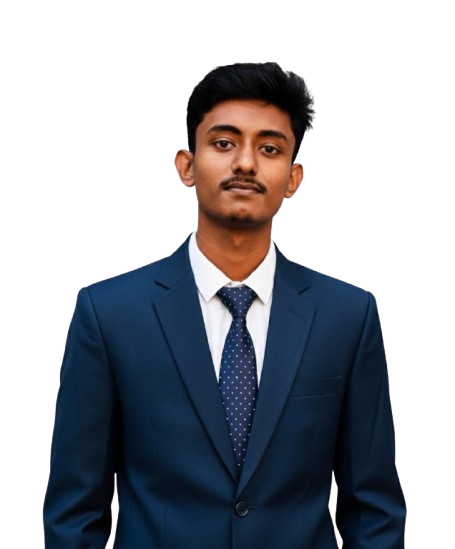
#> input picture assets/profile-source.png, 455 x 549 px
$ python generate_dot_art_animated.py ../assets/profile-source.png out.png
#> lines starting #> are read from the running program, lines starting #| are printed output that depends on the picture
#> in main, img is the input picture: PIL image 455x549 RGBA; mean R, G, B, A 21.2, 24, 30.3, 115.3
#!/usr/bin/env python3
"""
Generates an ANIMATED halftone dot-art SVG: each dot starts at a random
scattered position, then flies/fades into its final position to assemble
the portrait. Plays once, then freezes (fill="freeze"), using SMIL
animations — which render correctly in GitHub READMEs via <img> tags.
"""

import argparse
import random
import sys
from PIL import Image, ImageOps


def compute_dots(rgba_img, cols, invert, total_dur, stagger_frac, seed,
                  alpha_threshold=0.4):
    """rgba_img: PIL RGBA image. Cells where the subject is transparent
    (background) are skipped entirely -> no dots, no background block."""
#> called with cols = 70, invert = False, total_dur = 2.6, stagger_frac = 0.65, seed = 42, alpha_threshold = 0.4
    rnd = random.Random(seed)
    w, h = rgba_img.size
#> w = 455; h = 549
    aspect = h / w
#> aspect = 1.21
    rows = max(1, round(cols * aspect))
#> rows = 84

    small = rgba_img.resize((cols, rows), Image.Resampling.BOX)
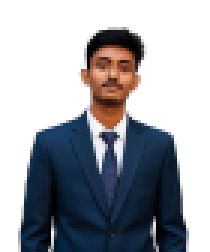
#> small: PIL image 70x84 RGBA (shown 3 times larger); mean R, G, B, A 21.5, 24.4, 30.9, 115.2; transparent parts drawn white
    r_ch, g_ch, b_ch, a_ch = small.split()
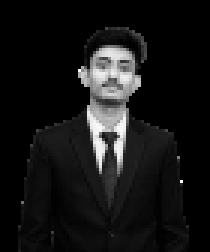
#> r_ch: PIL image 70x84 L (shown 3 times larger); min 0, max 255, mean 21.5
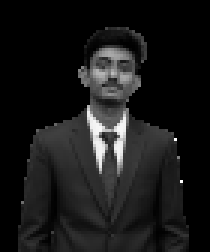
#> g_ch: PIL image 70x84 L (shown 3 times larger); min 0, max 255, mean 24.4
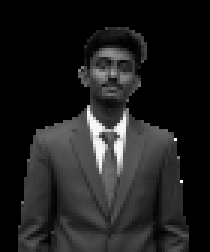
#> b_ch: PIL image 70x84 L (shown 3 times larger); min 0, max 255, mean 30.9
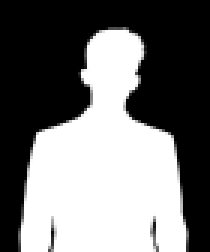
#> a_ch: PIL image 70x84 L (shown 3 times larger); min 0, max 255, mean 115.2
    gray_small = Image.merge("RGB", (r_ch, g_ch, b_ch)).convert("L")
    gray_small = ImageOps.autocontrast(gray_small, cutoff=1)
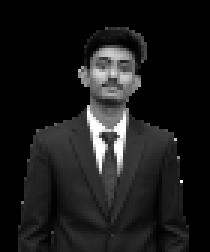
#> gray_small: PIL image 70x84 L (shown 3 times larger); min 0, max 255, mean 26.4
    gpix = gray_small.load()
    apix = a_ch.load()

    cell = 10
    svg_w = cols * cell
    svg_h = rows * cell
#> svg_h = 840
    max_r = cell * 0.52

    dot_dur = round(total_dur * (1 - stagger_frac), 2)
    stagger_window = round(total_dur - dot_dur, 2)

    dots = []
    for y in range(rows):
        for x in range(cols):
            alpha = apix[x, y] / 255.0
            if alpha < alpha_threshold:
                continue  # background / transparent -> skip, no dot here

            v = gpix[x, y] / 255.0
            density = (1 - v) if not invert else v
            # inside the subject, keep a minimum visible dot even in bright
            # areas so the silhouette doesn't get patchy holes
            density = max(density, 0.22) * alpha
            if density < 0.04:
                continue
            r = round(max_r * density, 2)
            fx = x * cell + cell / 2
            fy = y * cell + cell / 2
            sx = rnd.uniform(0, svg_w)
            sy = rnd.uniform(0, svg_h)
            begin = round(rnd.uniform(0, stagger_window), 2)
            dots.append(dict(fx=fx, fy=fy, r=r, sx=sx, sy=sy, begin=begin, dur=dot_dur))
#> after the loop, dots = 2674 items

    return dots, svg_w, svg_h, dot_dur, stagger_window


def build_svg(rgba_img, cols, invert, fg, bg, total_dur, stagger_frac, seed):
    dots, svg_w, svg_h, dot_dur, stagger_window = compute_dots(
        rgba_img, cols, invert, total_dur, stagger_frac, seed
    )
#> dots = 2674 items; svg_w = 700; svg_h = 840; dot_dur = 0.91; stagger_window = 1.69

    circles = []
    for d in dots:
        dx = round(d["sx"] - d["fx"], 1)
        dy = round(d["sy"] - d["fy"], 1)
        circles.append(
            f'<circle cx="{d["fx"]}" cy="{d["fy"]}" r="{d["r"]}" fill="{fg}" opacity="0">'
            f'<animateTransform attributeName="transform" type="translate" '
            f'from="{dx},{dy}" to="0,0" begin="{d["begin"]}s" dur="{d["dur"]}s" '
            f'fill="freeze" calcMode="spline" keyTimes="0;1" keySplines="0.25 0.1 0.25 1"/>'
            f'<animate attributeName="opacity" from="0" to="1" '
            f'begin="{d["begin"]}s" dur="{d["dur"] * 0.6}s" fill="freeze"/>'
            f'<animate attributeName="fill" values="#ffffff;{fg}" '
            f'keyTimes="0;1" begin="{d["begin"]}s" dur="{d["dur"]}s" fill="freeze"/>'
            f'</circle>'
        )
#> this loop made 2674 passes
#> (dx, dy) on passes 1 to 3: (32.6, -74), (-178.8, 513.6), (279.5, -32)
#> after the loop, circles = 2674 items

    svg = f'''<svg xmlns="http://www.w3.org/2000/svg" viewBox="0 0 {svg_w} {svg_h}" width="{svg_w}" height="{svg_h}">
  <g>
    {''.join(circles)}
  </g>
</svg>'''
    return svg, dot_dur, stagger_window, len(dots)


def main():
    ap = argparse.ArgumentParser()
    ap.add_argument("input")
    ap.add_argument("output")
    ap.add_argument("--cols", type=int, default=70, help="Grid columns (lower = better perf)")
    ap.add_argument("--invert", action="store_true")
    ap.add_argument("--fg", default="#39d353")
    ap.add_argument("--bg", default="#0d1117")
    ap.add_argument("--crop", default=None)
    ap.add_argument("--duration", type=float, default=2.6, help="Total animation length in seconds")
    ap.add_argument("--stagger-frac", type=float, default=0.65,
                     help="Fraction of duration used for staggering dot start times (0-1)")
    ap.add_argument("--seed", type=int, default=42)
    args = ap.parse_args()

    img = Image.open(args.input).convert("RGBA")
    img = ImageOps.exif_transpose(img)
    if args.crop:
        box = tuple(int(v) for v in args.crop.split(","))
        img = img.crop(box)

    svg, dot_dur, stagger, n = build_svg(
        img, args.cols, args.invert, args.fg, args.bg,
        args.duration, args.stagger_frac, args.seed
    )
#> dot_dur = 0.91; stagger = 1.69; n = 2674

    with open(args.output, "w") as f:
        f.write(svg)

    print(f"Wrote {args.output} | {n} dots | each flies in over {dot_dur}s | "
          f"staggered across {stagger}s | total ~{args.duration}s")
#| Wrote out.png | 2674 dots | each flies in over 0.91s | staggered across 1.69s | total ~2.6s


if __name__ == "__main__":
    sys.exit(main())
#> (the program exits here)
